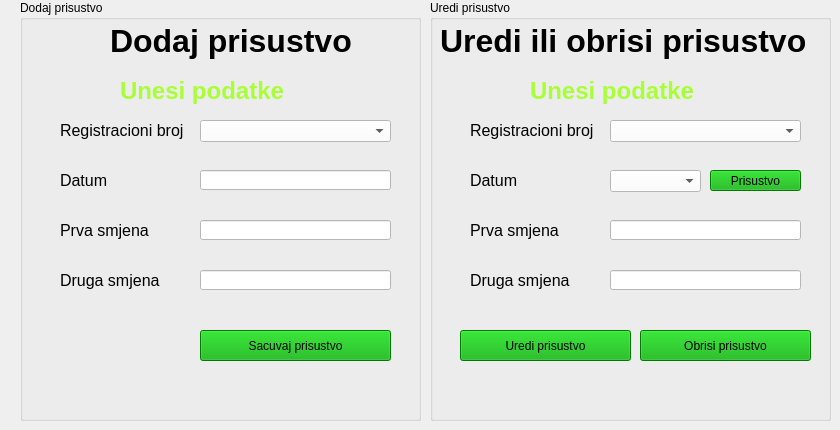
    <widget class="QWidget" name="tab_6">
     <attribute name="title">
      <string>Prisustvo</string>
     </attribute>
     <widget class="QGroupBox" name="groupBox_5">
      <property name="geometry">
       <rect>
        <x>20</x>
        <y>0</y>
        <width>401</width>
        <height>421</height>
       </rect>
      </property>
      <property name="title">
       <string>Dodaj prisustvo</string>
      </property>
      <widget class="QLabel" name="label_96">
       <property name="geometry">
        <rect>
         <x>90</x>
         <y>20</y>
         <width>251</width>
         <height>41</height>
        </rect>
       </property>
       <property name="font">
        <font>
         <pointsize>24</pointsize>
         <weight>75</weight>
         <bold>true</bold>
        </font>
       </property>
       <property name="text">
        <string>Dodaj prisustvo</string>
       </property>
      </widget>
      <widget class="QLabel" name="label_97">
       <property name="geometry">
        <rect>
         <x>100</x>
         <y>60</y>
         <width>171</width>
         <height>61</height>
        </rect>
       </property>
       <property name="font">
        <font>
         <pointsize>18</pointsize>
         <weight>75</weight>
         <bold>true</bold>
        </font>
       </property>
       <property name="styleSheet">
        <string notr="true">color: rgb(168, 255, 55);</string>
       </property>
       <property name="text">
        <string>Unesi podatke</string>
       </property>
      </widget>
      <widget class="QLabel" name="label_98">
       <property name="geometry">
        <rect>
         <x>40</x>
         <y>220</y>
         <width>141</width>
         <height>21</height>
        </rect>
       </property>
       <property name="font">
        <font>
         <pointsize>12</pointsize>
        </font>
       </property>
       <property name="text">
        <string>Prva smjena</string>
       </property>
      </widget>
      <widget class="QLabel" name="label_100">
       <property name="geometry">
        <rect>
         <x>40</x>
         <y>170</y>
         <width>141</width>
         <height>21</height>
        </rect>
       </property>
       <property name="font">
        <font>
         <pointsize>12</pointsize>
        </font>
       </property>
       <property name="text">
        <string>Datum</string>
       </property>
      </widget>
      <widget class="QLabel" name="label_101">
       <property name="geometry">
        <rect>
         <x>40</x>
         <y>120</y>
         <width>141</width>
         <height>21</height>
        </rect>
       </property>
       <property name="font">
        <font>
         <pointsize>12</pointsize>
        </font>
       </property>
       <property name="text">
        <string>Registracioni broj</string>
       </property>
      </widget>
      <widget class="QLineEdit" name="tb41">
       <property name="geometry">
        <rect>
         <x>180</x>
         <y>170</y>
         <width>191</width>
         <height>20</height>
        </rect>
       </property>
       <property name="font">
        <font>
         <pointsize>12</pointsize>
        </font>
       </property>
       <property name="styleSheet">
        <string notr="true">background-color: rgb(255, 255, 255);</string>
       </property>
      </widget>
      <widget class="QComboBox" name="cb41">
       <property name="geometry">
        <rect>
         <x>180</x>
         <y>120</y>
         <width>191</width>
         <height>22</height>
        </rect>
       </property>
       <property name="styleSheet">
        <string notr="true">background-color: rgb(255, 255, 255);</string>
       </property>
      </widget>
      <widget class="QLabel" name="label_102">
       <property name="geometry">
        <rect>
         <x>40</x>
         <y>270</y>
         <width>141</width>
         <height>21</height>
        </rect>
       </property>
       <property name="font">
        <font>
         <pointsize>12</pointsize>
        </font>
       </property>
       <property name="text">
        <string>Druga smjena</string>
       </property>
      </widget>
      <widget class="QLineEdit" name="tb43">
       <property name="geometry">
        <rect>
         <x>180</x>
         <y>270</y>
         <width>191</width>
         <height>20</height>
        </rect>
       </property>
       <property name="font">
        <font>
         <pointsize>12</pointsize>
        </font>
       </property>
       <property name="styleSheet">
        <string notr="true">background-color: rgb(255, 255, 255);</string>
       </property>
      </widget>
      <widget class="QLineEdit" name="tb42">
       <property name="geometry">
        <rect>
         <x>180</x>
         <y>220</y>
         <width>191</width>
         <height>20</height>
        </rect>
       </property>
       <property name="font">
        <font>
         <pointsize>12</pointsize>
        </font>
       </property>
       <property name="styleSheet">
        <string notr="true">background-color: rgb(255, 255, 255);</string>
       </property>
      </widget>
      <widget class="QPushButton" name="b41">
       <property name="geometry">
        <rect>
         <x>180</x>
         <y>330</y>
         <width>191</width>
         <height>31</height>
        </rect>
       </property>
       <property name="styleSheet">
        <string notr="true">font: 75 12pt &quot;MS Shell Dlg 2&quot;;
background-color: rgb(0, 170, 0);</string>
       </property>
       <property name="text">
        <string>Sacuvaj prisustvo</string>
       </property>
      </widget>
     </widget>
     <widget class="QGroupBox" name="groupBox_6">
      <property name="geometry">
       <rect>
        <x>430</x>
        <y>0</y>
        <width>401</width>
        <height>421</height>
       </rect>
      </property>
      <property name="title">
       <string>Uredi prisustvo</string>
      </property>
      <widget class="QLabel" name="label_99">
       <property name="geometry">
        <rect>
         <x>10</x>
         <y>20</y>
         <width>381</width>
         <height>41</height>
        </rect>
       </property>
       <property name="font">
        <font>
         <pointsize>24</pointsize>
         <weight>75</weight>
         <bold>true</bold>
        </font>
       </property>
       <property name="text">
        <string>Uredi ili obrisi prisustvo</string>
       </property>
      </widget>
      <widget class="QLabel" name="label_103">
       <property name="geometry">
        <rect>
         <x>100</x>
         <y>60</y>
         <width>171</width>
         <height>61</height>
        </rect>
       </property>
       <property name="font">
        <font>
         <pointsize>18</pointsize>
         <weight>75</weight>
         <bold>true</bold>
        </font>
       </property>
       <property name="styleSheet">
        <string notr="true">color: rgb(168, 255, 55);</string>
       </property>
       <property name="text">
        <string>Unesi podatke</string>
       </property>
      </widget>
      <widget class="QLabel" name="label_104">
       <property name="geometry">
        <rect>
         <x>40</x>
         <y>220</y>
         <width>141</width>
         <height>21</height>
        </rect>
       </property>
       <property name="font">
        <font>
         <pointsize>12</pointsize>
        </font>
       </property>
       <property name="text">
        <string>Prva smjena</string>
       </property>
      </widget>
      <widget class="QLabel" name="label_105">
       <property name="geometry">
        <rect>
         <x>40</x>
         <y>170</y>
         <width>141</width>
         <height>21</height>
        </rect>
       </property>
       <property name="font">
        <font>
         <pointsize>12</pointsize>
        </font>
       </property>
       <property name="text">
        <string>Datum</string>
       </property>
      </widget>
      <widget class="QLabel" name="label_106">
       <property name="geometry">
        <rect>
         <x>40</x>
         <y>120</y>
         <width>141</width>
         <height>21</height>
        </rect>
       </property>
       <property name="font">
        <font>
         <pointsize>12</pointsize>
        </font>
       </property>
       <property name="text">
        <string>Registracioni broj</string>
       </property>
      </widget>
      <widget class="QComboBox" name="cb42">
       <property name="geometry">
        <rect>
         <x>180</x>
         <y>120</y>
         <width>191</width>
         <height>22</height>
        </rect>
       </property>
       <property name="styleSheet">
        <string notr="true">background-color: rgb(255, 255, 255);</string>
       </property>
      </widget>
      <widget class="QLabel" name="label_107">
       <property name="geometry">
        <rect>
         <x>40</x>
         <y>270</y>
         <width>141</width>
         <height>21</height>
        </rect>
       </property>
       <property name="font">
        <font>
         <pointsize>12</pointsize>
        </font>
       </property>
       <property name="text">
        <string>Druga smjena</string>
       </property>
      </widget>
      <widget class="QLineEdit" name="tb45">
       <property name="geometry">
        <rect>
         <x>180</x>
         <y>270</y>
         <width>191</width>
         <height>20</height>
        </rect>
       </property>
       <property name="font">
        <font>
         <pointsize>12</pointsize>
        </font>
       </property>
       <property name="styleSheet">
        <string notr="true">background-color: rgb(255, 255, 255);</string>
       </property>
      </widget>
      <widget class="QLineEdit" name="tb44">
       <property name="geometry">
        <rect>
         <x>180</x>
         <y>220</y>
         <width>191</width>
         <height>20</height>
        </rect>
       </property>
       <property name="font">
        <font>
         <pointsize>12</pointsize>
        </font>
       </property>
       <property name="styleSheet">
        <string notr="true">background-color: rgb(255, 255, 255);</string>
       </property>
      </widget>
      <widget class="QPushButton" name="b42">
       <property name="geometry">
        <rect>
         <x>280</x>
         <y>170</y>
         <width>91</width>
         <height>21</height>
        </rect>
       </property>
       <property name="styleSheet">
        <string notr="true">font: 75 12pt &quot;MS Shell Dlg 2&quot;;
background-color: rgb(0, 170, 0);</string>
       </property>
       <property name="text">
        <string>Prisustvo</string>
       </property>
      </widget>
      <widget class="QComboBox" name="cb43">
       <property name="geometry">
        <rect>
         <x>180</x>
         <y>170</y>
         <width>91</width>
         <height>22</height>
        </rect>
       </property>
       <property name="styleSheet">
        <string notr="true">background-color: rgb(255, 255, 255);</string>
       </property>
      </widget>
      <widget class="QPushButton" name="b44">
       <property name="geometry">
        <rect>
         <x>210</x>
         <y>330</y>
         <width>171</width>
         <height>31</height>
        </rect>
       </property>
       <property name="styleSheet">
        <string notr="true">font: 75 12pt &quot;MS Shell Dlg 2&quot;;
background-color: rgb(0, 170, 0);</string>
       </property>
       <property name="text">
        <string>Obrisi prisustvo</string>
       </property>
      </widget>
      <widget class="QPushButton" name="b43">
       <property name="geometry">
        <rect>
         <x>30</x>
         <y>330</y>
         <width>171</width>
         <height>31</height>
        </rect>
       </property>
       <property name="styleSheet">
        <string notr="true">font: 75 12pt &quot;MS Shell Dlg 2&quot;;
background-color: rgb(0, 170, 0);</string>
       </property>
       <property name="text">
        <string>Uredi prisustvo</string>
       </property>
      </widget>
     </widget>
    </widget>
